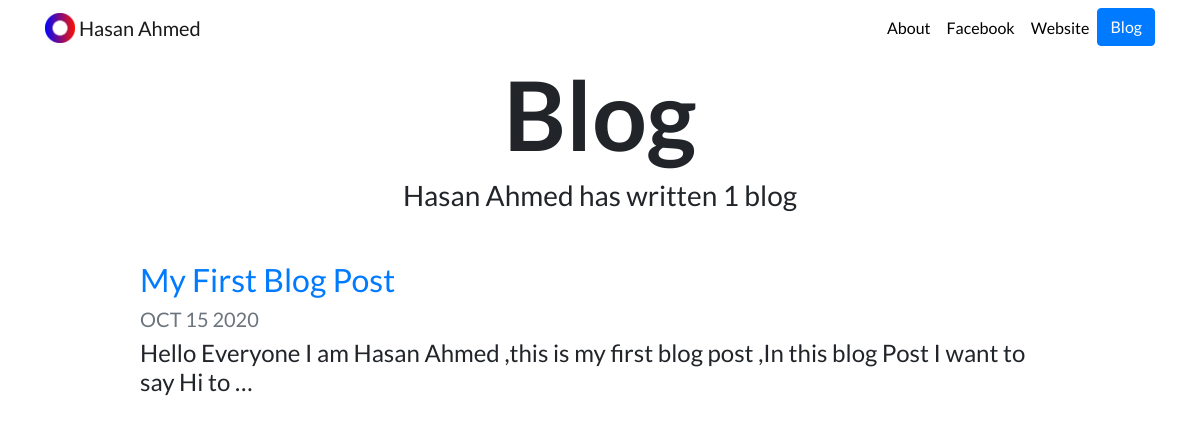
Screenshot of /blog/ with the database file from the repository.
### blog/models.py (models this page shows, shortened)
class Blog(models.Model):
    title = models.CharField(max_length=200)
    description = models.TextField()
    date = models.DateField()

### blog/views.py (the view)
# urls.py: path('', views.all_blogs, name='all_blogs'),
def all_blogs(request):
    blogs = Blog.objects.order_by('-date')
    return render(request, 'blog/all_blogs.html', {'blogs':blogs})

### blog/templates/blog/all_blogs.html
{% extends "portfolio/base.html" %}
{% load static %}
{% block content %}
<h1 id="blogtitle" class="font-weight-bold text-center">Blog</h1>
<h3 class="text-center mb-5">Hasan Ahmed has written {{ blogs.count }} blog{{ blogs.count|pluralize }}</h3>
{% for blog in blogs %}
<div class="row justify-content-center my-3">
  <div class="col-md-10">
    <a href="{% url 'blog:detail' blog.id %}">
      <h2>{{ blog.title }}</h2>
    </a>
    <h5 class="text-muted">{{ blog.date|date:'M d Y'|upper }}</h5>
    <h4>{{ blog.description|striptags|truncatechars:100 }}</h4>
  </div>
</div>
{% endfor %}
{% endblock %}

### portfolio/static/portfolio/custom.css (style rules this page uses)
body { font-family: 'Lato', sans-serif; }
#blogtitle { font-size: 6rem; }

### rows the page displays
Blog: title "My First Blog Post", date "OCT 15 2020", description "Hello Everyone I am Hasan Ahmed ,this is my first blog post ,In this blog Post I want to say Hi to …"

### other values shown
{{ blogs.count }} "1"
